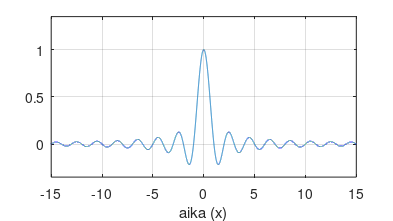
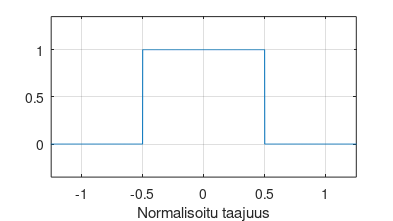

These charts were generated, in order, by the following MATLAB code:
papersize = [16 9]./1.6; paperpos = [0 0 papersize]; screen = get(0,'screensize');

%% Sinc-funktio
t = -30:0.001:30; h = sinc(t);
figure('Position', [0, screen(4)/2-250, 800, 500]);
plot(t,h,'LineWidth',0.6); grid on; axis([-15 15 -0.35 1.35]); 
xlabel('aika (x)'); set(gca,'XTick',-15:5:15); 
set(gcf,'PaperUnits','centimeters',...
        'PaperSize',papersize,'PaperPosition',paperpos);
print(gcf,'.\figures\sinc','-dpdf','-painters');

%% Suorakaidepulssi 
t = -2:0.001:2; y = rectpuls(t);
figure('Position', [0, 0, 800, 500]);
plot(t,y,'LineWidth',0.6); grid on; axis([-1.25 1.25 -0.35 1.35]);
xlabel('Normalisoitu taajuus'); set(gca,'XTick',[-1 -0.5 0 0.5 1]);
set(gcf,'PaperUnits','centimeters',...
        'PaperSize',papersize,'PaperPosition',paperpos);
print(gcf,'.\figures\rect','-dpdf','-painters');